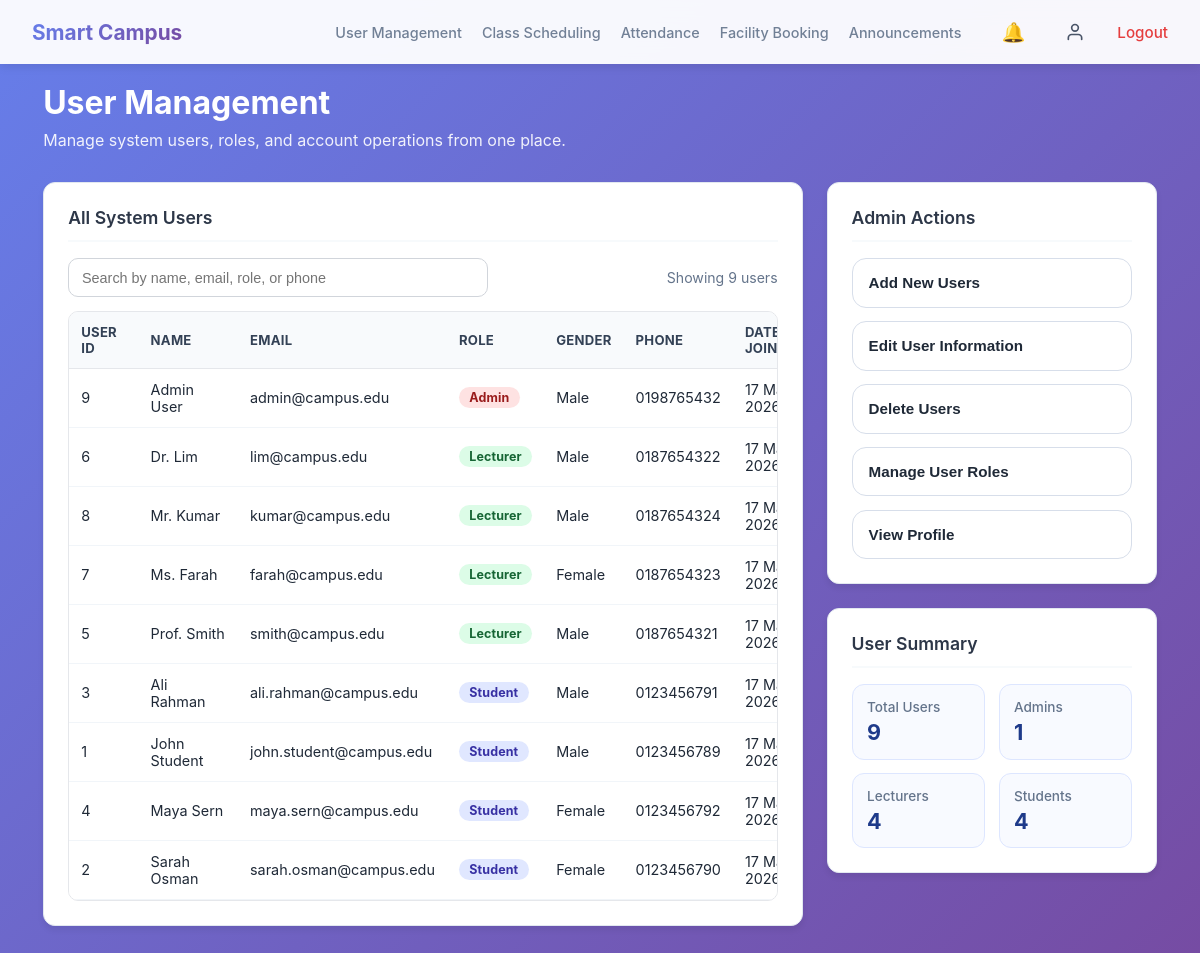
/user-management.php (signed in), run on the app's committed database.
### tables this page shows
CREATE TABLE IF NOT EXISTS users (
    user_id INT AUTO_INCREMENT PRIMARY KEY,
    role_id INT NOT NULL,
    name VARCHAR(100) NOT NULL,
    gender VARCHAR(20),
    phone VARCHAR(30),
    email VARCHAR(120) UNIQUE NOT NULL,
    profile_image VARCHAR(255),
    password_hash VARCHAR(255) NOT NULL,
    date_joined DATETIME DEFAULT CURRENT_TIMESTAMP,
    CONSTRAINT fk_users_role
        FOREIGN KEY (role_id) REFERENCES roles(role_id)
);

CREATE TABLE IF NOT EXISTS roles (
    role_id INT AUTO_INCREMENT PRIMARY KEY,
    role_name VARCHAR(50) NOT NULL UNIQUE,
    role_description VARCHAR(255)
);

### includes/check_session.php (called while the page is built, shortened)
<?php
$user_role = $_SESSION['role'];
?>

### user-management.php (the view, shortened to what this page needs)
<?php
include 'includes/check_session.php';
require_once __DIR__ . '/config/db.php';
$users = [];
$load_error = null;
try {
    $stmt = $pdo->query(
        "SELECT
            u.user_id,
            u.name,
            u.email,
            u.gender,
            u.phone,
            u.date_joined,
            r.role_name
         FROM users u
         INNER JOIN roles r ON u.role_id = r.role_id
         ORDER BY FIELD(r.role_name, 'admin', 'staff', 'student'), u.name ASC"
    );
    $users = $stmt->fetchAll();
} catch (Throwable $e) {
    error_log('User Management load error: ' . $e->getMessage());
    $load_error = 'Unable to load users right now. Please try again later.';
}
$role_counts = [
    'admin' => 0,
    'staff' => 0,
    'student' => 0
];
foreach ($users as $row) {
    $role_key = strtolower((string) ($row['role_name'] ?? ''));
    if (isset($role_counts[$role_key])) {
        $role_counts[$role_key]++;
    }
}
$total_users = count($users);
?>
<!DOCTYPE html>
<html lang="en">
<head>
    <link rel="stylesheet" href="assets/css/header.css?v=<?php echo time(); ?>">
    <link rel="stylesheet" href="assets/css/homepage.css?v=<?php echo time(); ?>">
    <link rel="stylesheet" href="assets/css/user-management.css?v=<?php echo time(); ?>">
</head>
<body>
    <?php include 'includes/header.php'; ?>
    <div class="container">
        <div class="welcome-section">
            <h1>User Management</h1>
            <p>Manage system users, roles, and account operations from one place.</p>
        </div>
        <div class="user-management-layout">
            <div class="main-panel">
                <div class="card users-card">
                    <div class="card-header">All System Users</div>
                    <div class="table-toolbar">
                        <input id="userSearchInput" type="text" placeholder="Search by name, email, role, or phone">
                        <span id="visibleUserCount" class="visible-count"></span>
                    </div>
                    <?php if ($load_error): ?>
                        <div class="table-message error"><?php echo htmlspecialchars($load_error); ?></div>
                    <?php elseif (empty($users)): ?>
                        <div class="table-message">No users found in the system.</div>
                    <?php else: ?>
                        <div class="table-wrapper">
                            <table id="usersTable" class="users-table">
                                <thead>
                                    <tr>
                                        <th>User ID</th>
                                        <th>Name</th>
                                        <th>Email</th>
                                        <th>Role</th>
                                        <th>Gender</th>
                                        <th>Phone</th>
                                        <th>Date Joined</th>
                                    </tr>
                                </thead>
                                <tbody>
                                    <?php foreach ($users as $row): ?>
                                        <?php
                                            $role = strtolower((string) $row['role_name']);
                                            $role_display = $role === 'staff' ? 'Lecturer' : ucfirst($role);
                                            $role_class = 'role-' . preg_replace('/[^a-z0-9_-]/', '', $role);
                                            $joined_date = '';
                                            if (!empty($row['date_joined'])) {
                                                $joined_date = date('d M Y', strtotime((string) $row['date_joined']));
                                            }
                                        ?>
                                        <tr
                                            class="user-row"
                                            data-user-id="<?php echo (int) $row['user_id']; ?>"
                                            data-name="<?php echo htmlspecialchars((string) $row['name']); ?>"
                                            data-email="<?php echo htmlspecialchars((string) $row['email']); ?>"
                                            data-role="<?php echo htmlspecialchars($role); ?>"
                                            data-gender="<?php echo htmlspecialchars((string) ($row['gender'] ?: '')); ?>"
                                            data-phone="<?php echo htmlspecialchars((string) ($row['phone'] ?: '')); ?>"
                                            data-date-joined="<?php echo htmlspecialchars((string) ($row['date_joined'] ?: '')); ?>"
                                        >
                                            <td><?php echo (int) $row['user_id']; ?></td>
                                            <td><?php echo htmlspecialchars((string) $row['name']); ?></td>
                                            <td><?php echo htmlspecialchars((string) $row['email']); ?></td>
                                            <td><span class="role-badge <?php echo htmlspecialchars($role_class); ?>"><?php echo htmlspecialchars($role_display); ?></span></td>
                                            <td><?php echo htmlspecialchars((string) ($row['gender'] ?: '-')); ?></td>
                                            <td><?php echo htmlspecialchars((string) ($row['phone'] ?: '-')); ?></td>
                                            <td><?php echo htmlspecialchars($joined_date); ?></td>
                                        </tr>
                                    <?php endforeach; ?>
                                </tbody>
                            </table>
                        </div>
                    <?php endif; ?>
                </div>
            </div>
            <div class="side-panel">
                <div class="card side-card">
                    <div class="card-header">Admin Actions</div>
                    <div class="action-buttons" id="actionButtons">
                        <button type="button" class="action-btn" data-action="add">Add New Users</button>
                        <button type="button" class="action-btn" data-action="edit">Edit User Information</button>
                        <button type="button" class="action-btn" data-action="delete">Delete Users</button>
                        <button type="button" class="action-btn" data-action="roles">Manage User Roles</button>
                        <button type="button" class="action-btn" data-action="profile">View Profile</button>
                    </div>
                </div>
                <div class="card side-card">
                    <div class="card-header">User Summary</div>
                    <div class="summary-grid">
                        <div class="summary-item">
                            <span class="summary-label">Total Users</span>
                            <span class="summary-value"><?php echo $total_users; ?></span>
                        </div>
                        <div class="summary-item">
                            <span class="summary-label">Admins</span>
                            <span class="summary-value"><?php echo $role_counts['admin']; ?></span>
                        </div>
                        <div class="summary-item">
                            <span class="summary-label">Lecturers</span>
                            <span class="summary-value"><?php echo $role_counts['staff']; ?></span>
                        </div>
                        <div class="summary-item">
                            <span class="summary-label">Students</span>
                            <span class="summary-value"><?php echo $role_counts['student']; ?></span>
                        </div>
                    </div>
                </div>
            </div>
        </div>
    </div>
</body>
</html>

### includes/header.php (shortened to what this page needs)
<?php
$current_role = $user_role ?? ($_SESSION['role'] ?? '');
$is_admin_nav = ($current_role === 'admin');
$default_nav_links = [
    ['href' => 'timetable.php', 'label' => 'Timetable'],
    ['href' => 'attendance.php', 'label' => 'Attendance'],
    ['href' => 'facility-booking.php', 'label' => 'Facility Booking'],
    ['href' => 'announcements.php', 'label' => 'Announcements']
];
$admin_nav_links = [
    ['href' => 'user-management.php', 'label' => 'User Management'],
    ['href' => 'class-scheduling.php', 'label' => 'Class Scheduling'],
    ['href' => 'attendance.php', 'label' => 'Attendance'],
    ['href' => 'facility-booking.php', 'label' => 'Facility Booking'],
    ['href' => 'announcements.php', 'label' => 'Announcements']
];
$nav_links = $is_admin_nav ? $admin_nav_links : $default_nav_links;
?>
<nav class="top-nav">
    <a href="homepage.php" class="logo-link">
        <div class="logo">Smart Campus</div>
    </a>
    <ul class="nav-center<?php echo $is_admin_nav ? ' nav-center-admin' : ''; ?>">
        <?php foreach ($nav_links as $link): ?>
            <li>
                <a href="<?php echo htmlspecialchars($link['href']); ?>"><?php echo htmlspecialchars($link['label']); ?></a>
            </li>
        <?php endforeach; ?>
    </ul>
    <div class="nav-right">
        <div class="nav-item announcements-container">
            <a href="#" class="nav-link" onclick="toggleAnnouncements(event)">
                <span class="bell-icon">🔔</span>
            </a>
        </div>
        <a href="profile.php" class="nav-icon" title="Profile">
            <svg xmlns="http://www.w3.org/2000/svg" width="24" height="24" viewBox="0 0 24 24" fill="none" stroke="currentColor" stroke-width="2" stroke-linecap="round" stroke-linejoin="round">
                <path d="M20 21v-2a4 4 0 0 0-4-4H8a4 4 0 0 0-4 4v2"></path>
                <circle cx="12" cy="7" r="4"></circle>
            </svg>
        </a>
        <a href="auth/logout.php" class="logout-link">Logout</a>
    </div>
</nav>

### assets/css/header.css (style rules this page uses)
* { margin: 0; padding: 0; box-sizing: border-box; }
html { font-family: 'Poppins', -apple-system, BlinkMacSystemFont, 'Segoe UI', sans-serif; scroll-behavior: smooth; }
body { margin: 0; padding: 0; }
.top-nav { background: rgba(255, 255, 255, 0.95); backdrop-filter: blur(10px); padding: 0.75rem 2rem; display: flex; justify-content: space-between; align-items: center; box-shadow: 0 2px 10px rgba(0, 0, 0, 0.1); position: sticky; top: 0; z-index: 100; gap: 2rem; }
.logo-link { text-decoration: none; display: flex; align-items: center; flex-shrink: 0; }
.logo { font-size: 1.3rem; font-weight: 700; background: linear-gradient(135deg, #667eea 0%, #764ba2 100%); -webkit-background-clip: text; -webkit-text-fill-color: transparent; background-clip: text; white-space: nowrap; }
.nav-center { display: flex; gap: 2rem; list-style: none; margin: 0; padding: 0; margin-left: auto; justify-content: flex-end; }
.nav-center li { list-style: none; }
.nav-center a { color: #718096; text-decoration: none; font-weight: 500; font-size: 0.95rem; transition: color 0.3s ease; white-space: nowrap; }
.nav-center-admin { gap: 1.25rem; }
.nav-center-admin a { font-size: 0.9rem; }
.nav-right { display: flex; gap: 1.5rem; align-items: center; flex-shrink: 0; }
.nav-icon { display: flex; align-items: center; justify-content: center; color: #4a5568; text-decoration: none; transition: color 0.3s ease; background: none; border: none; width: auto; height: auto; padding: 0.5rem; cursor: pointer; font-size: inherit; }
.nav-icon svg { width: 20px; height: 20px; }
.nav-link { display: inline-flex; align-items: center; justify-content: center; color: #4a5568; text-decoration: none; padding: 0.5rem; transition: color 0.3s ease; }
.logout-link { color: #e53e3e; text-decoration: none; font-weight: 500; font-size: 0.95rem; transition: color 0.3s ease; white-space: nowrap; }
.announcements-container { position: relative; }
.bell-icon { font-size: 1.2rem; display: inline-block; }

### assets/css/homepage.css (style rules this page uses)
body { font-family: -apple-system, BlinkMacSystemFont, 'Segoe UI', Roboto, Oxygen, Ubuntu, Cantarell, sans-serif; background: linear-gradient(135deg, #667eea 0%, #764ba2 100%); min-height: 100vh; padding-bottom: 40px; }
.container { width: min(1800px, 96vw); margin: 0 auto; padding: clamp(0.85rem, 1.6vw, 2rem); }
.welcome-section { color: white; margin-bottom: 2rem; }
.welcome-section h1 { font-size: 2rem; margin-bottom: 0.5rem; }
.welcome-section p { opacity: 0.9; font-size: 1rem; }
.card { background: white; border-radius: 12px; padding: 1.5rem; box-shadow: 0 4px 6px rgba(0, 0, 0, 0.07); border: 1px solid #e2e8f0; transition: transform 0.2s, box-shadow 0.2s; }
.card-header { font-size: 1.1rem; font-weight: 600; color: #2d3748; margin-bottom: 1rem; padding-bottom: 0.75rem; border-bottom: 2px solid #f7fafc; }

### data on the page
users: user_id "9", name "Admin User", email "admin@campus.edu", role.role_name "Admin", gender "Male", phone "0198765432", date_joined "17…"
users: user_id "6", name "Dr. Lim", email "lim@campus.edu", role.role_name "Lecturer", gender "Male", phone "0187654322", date_joined "17…"
users: user_id "8", name "Mr. Kumar", email "kumar@campus.edu", role.role_name "Lecturer", gender "Male", phone "0187654324", date_joined "17…"
users: user_id "7", name "Ms. Farah", email "farah@campus.edu", role.role_name "Lecturer", gender "Female", phone "0187654323", date_joined "17…"
users: user_id "5", name "Prof. Smith", email "smith@campus.edu", role.role_name "Lecturer", gender "Male", phone "0187654321", date_joined "17…"
users: user_id "3", name "Ali Rahman", email "ali.rahman@campus.edu", role.role_name "Student", gender "Male", phone "0123456791", date_joined "17…"
users: user_id "1", name "John Student", email "john.student@campus.edu", role.role_name "Student", gender "Male", phone "0123456789", date_joined "17…"
users: user_id "4", name "Maya Sern", email "maya.sern@campus.edu", role.role_name "Student", gender "Female", phone "0123456792", date_joined "17…"
users: user_id "2", name "Sarah Osman", email "sarah.osman@campus.edu", role.role_name "Student", gender "Female", phone "0123456790", date_joined "17…"

### other printed values
$link['label'] "User Management"
$link['label'] "Class Scheduling"
$link['label'] "Attendance"
$link['label'] "Facility Booking"
$link['label'] "Announcements"
$total_users "9"
$role_counts['admin'] "1"
$role_counts['staff'] "4"
$role_counts['student'] "4"
